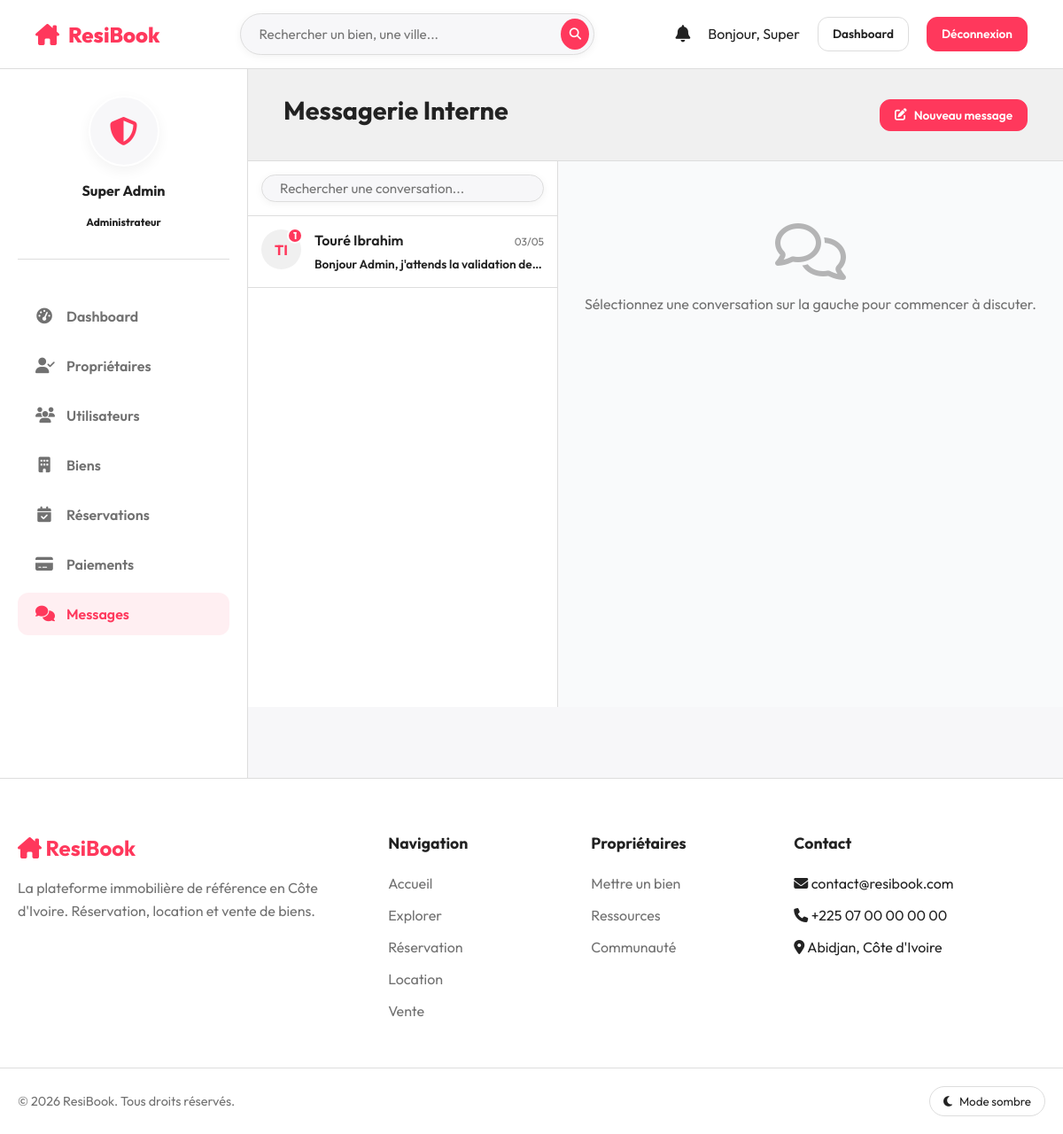
Screenshot of /admin/messages (signed in) with the database file from the repository.
### tables this page shows
CREATE TABLE `messages` (
  `id` INT AUTO_INCREMENT PRIMARY KEY,
  `sender_id` INT NOT NULL,
  `receiver_id` INT NOT NULL,
  `property_id` INT DEFAULT NULL,
  `subject` VARCHAR(255) DEFAULT NULL,
  `message` TEXT NOT NULL,
  `is_read` TINYINT(1) DEFAULT 0,
  `created_at` TIMESTAMP DEFAULT CURRENT_TIMESTAMP,
  FOREIGN KEY (`sender_id`) REFERENCES `users`(`id`) ON DELETE CASCADE,
  FOREIGN KEY (`receiver_id`) REFERENCES `users`(`id`) ON DELETE CASCADE,
  FOREIGN KEY (`property_id`) REFERENCES `properties`(`id`) ON DELETE SET NULL,
  INDEX `idx_conversation` (`sender_id`, `receiver_id`)
);

### app/controllers/AdminController.php (called while the page is built, shortened)
<?php
class AdminController extends Controller {
    public function messages() {
        $msgModel = $this->model('Message');
        $conversations = $msgModel->getConversations($_SESSION['user_id']);
        $contacts = $msgModel->getContacts($_SESSION['user_id'], 1);
        $data = ['title' => 'Messagerie', 'conversations' => $conversations, 'contacts' => $contacts];
        $this->view('admin/messages', $data);
    }
}

### core/Router.php (called while the page is built, shortened)
<?php
class Router {
    protected $currentMethod = 'index';
    public function __construct() {
        $url = $this->getUrl();
        if (isset($url[0]) && file_exists(APPROOT . '/controllers/' . ucwords($url[0]) . 'Controller.php')) {
            unset($url[0]);
        }
        $this->currentController = new $this->currentController;
        if (isset($url[1])) {
            if (method_exists($this->currentController, $url[1])) {
                $this->currentMethod = $url[1];
                unset($url[1]);
            }
        }
        $this->params = $url ? array_values($url) : [];
        call_user_func_array([$this->currentController, $this->currentMethod], $this->params);
    }
    public function getUrl() {
        if (isset($_GET['url'])) {
            $url = rtrim($_GET['url'], '/');
            $url = filter_var($url, FILTER_SANITIZE_URL);
            $url = explode('/', $url);
            return $url;
        }
        return [];
    }
}

### index.php (called while the page is built, shortened)
<?php
require_once 'config/Database.php';
require_once 'core/Router.php';
require_once 'core/Controller.php';
$router = new Router();

### config/Database.php (called while the page is built, shortened)
<?php
class Database {
    private $host = DB_HOST;
    private $user = DB_USER;
    private $pass = DB_PASS;
    private $dbname = DB_NAME;
    private $dbh;
    private $stmt;
    public function __construct() {
        $dsn = 'mysql:host=' . $this->host . ';dbname=' . $this->dbname . ';charset=utf8mb4';
        $options = array(
            PDO::ATTR_PERSISTENT => true,
            PDO::ATTR_ERRMODE => PDO::ERRMODE_EXCEPTION,
            PDO::ATTR_DEFAULT_FETCH_MODE => PDO::FETCH_OBJ
        );
        try {
            $this->dbh = new PDO($dsn, $this->user, $this->pass, $options);
        } catch(PDOException $e) {
            $this->error = $e->getMessage();
            echo $this->error;
        }
    }
    public function query($sql) {
        $this->stmt = $this->dbh->prepare($sql);
    }
    public function bind($param, $value, $type = null) {
        if (is_null($type)) {
            switch (true) {
                case is_int($value):
                    $type = PDO::PARAM_INT;
                    break;
            }
        }
        $this->stmt->bindValue($param, $value, $type);
    }
    public function execute() {
        return $this->stmt->execute();
    }
    public function resultSet() {
        $this->execute();
        return $this->stmt->fetchAll();
    }
}

### app/models/Message.php (called while the page is built, shortened)
<?php
class Message {
    private $db;
    public function __construct() {
        $this->db = new Database;
    }
    public function getConversations($user_id) {
        $this->db->query('SELECT m.*,
            CASE WHEN m.sender_id = :uid THEN m.receiver_id ELSE m.sender_id END as other_user_id,
            u.first_name, u.last_name, u.avatar, u.role_id,
            (SELECT COUNT(*) FROM messages m2 WHERE m2.sender_id = CASE WHEN m.sender_id = :uid2 THEN m.receiver_id ELSE m.sender_id END AND m2.receiver_id = :uid3 AND m2.is_read = 0) as unread_count
            FROM messages m
            JOIN users u ON u.id = CASE WHEN m.sender_id = :uid4 THEN m.receiver_id ELSE m.sender_id END
            WHERE m.id IN (
                SELECT MAX(id) FROM messages WHERE sender_id = :uid5 OR receiver_id = :uid6 GROUP BY LEAST(sender_id, receiver_id), GREATEST(sender_id, receiver_id)
            )
            ORDER BY m.created_at DESC');
        $this->db->bind(':uid', $user_id);
        $this->db->bind(':uid2', $user_id);
        $this->db->bind(':uid3', $user_id);
        $this->db->bind(':uid4', $user_id);
        $this->db->bind(':uid5', $user_id);
        $this->db->bind(':uid6', $user_id);
        return $this->db->resultSet();
    }
    public function getContacts($user_id, $role_id) {
        if ($role_id == 1) {
            $this->db->query('SELECT id, first_name, last_name, role_id, avatar FROM users WHERE id != :uid ORDER BY first_name');
        } elseif ($role_id == 2) {
            $this->db->query('SELECT DISTINCT u.id, u.first_name, u.last_name, u.role_id, u.avatar FROM users u
                WHERE u.role_id = 1 OR u.id IN (SELECT r.client_id FROM reservations r JOIN properties p ON r.property_id = p.id WHERE p.owner_id = :uid)
                ORDER BY u.first_name');
        } else {
            $this->db->query('SELECT DISTINCT u.id, u.first_name, u.last_name, u.role_id, u.avatar FROM users u
                WHERE u.role_id = 1 OR u.id IN (SELECT p.owner_id FROM reservations r JOIN properties p ON r.property_id = p.id WHERE r.client_id = :uid)
                ORDER BY u.first_name');
        }
        $this->db->bind(':uid', $user_id);
        return $this->db->resultSet();
    }
}

### app/views/admin/messages.php (the view, shortened to what this page needs)
<?php require APPROOT . '/views/inc/header.php'; ?>
<div class="dashboard-layout">
    <?php
    if ($_SESSION['user_role'] == 1) require APPROOT . '/views/inc/sidebar_admin.php';
    elseif ($_SESSION['user_role'] == 2) require APPROOT . '/views/inc/sidebar_owner.php';
    else require APPROOT . '/views/inc/sidebar_client.php';
    ?>
    <main class="main-content" style="display: flex; flex-direction: column; height: calc(100vh - 80px); padding: 0;">
        <div style="padding: 25px 40px; border-bottom: 1px solid var(--border); background: var(--bg-light); display: flex; justify-content: space-between; align-items: center;">
            <h2 style="font-size: 1.8rem;">Messagerie Interne</h2>
            <button class="btn btn-primary btn-sm" onclick="document.getElementById('new-msg-modal').style.display='flex'"><i class="fa-solid fa-pen-to-square"></i> Nouveau message</button>
        </div>
        <div style="display: flex; flex: 1; overflow: hidden; background: var(--white);">
            <div style="width: 350px; border-right: 1px solid var(--border); display: flex; flex-direction: column;">
                <div style="padding: 15px; border-bottom: 1px solid var(--border);">
                    <div class="search-bar" style="width: 100%;">
                        <input type="text" placeholder="Rechercher une conversation..." style="width: 100%;">
                    </div>
                </div>
                <div style="flex: 1; overflow-y: auto;" id="conversations-list">
                    <?php if(empty($data['conversations'])): ?>
                        <div style="padding: 30px; text-align: center; color: var(--text-muted);">Aucune conversation.</div>
                    <?php else: foreach($data['conversations'] as $conv): ?>
                        <div class="conv-item" onclick="loadThread(<?= $conv->other_user_id; ?>, '<?= addslashes(htmlspecialchars($conv->first_name . ' ' . $conv->last_name)); ?>')" data-uid="<?= $conv->other_user_id; ?>" style="padding: 15px; border-bottom: 1px solid var(--border); cursor: pointer; display: flex; gap: 15px; transition: var(--transition);">
                            <div style="position: relative;">
                                <div style="width: 45px; height: 45px; border-radius: 50%; background: var(--bg-light); display: flex; align-items: center; justify-content: center; font-weight: bold; color: var(--primary);">
                                    <?= substr($conv->first_name, 0, 1) . substr($conv->last_name, 0, 1); ?>
                                </div>
                                <?php if($conv->unread_count > 0): ?>
                                    <span style="position: absolute; top: -2px; right: -2px; background: var(--primary); color: white; width: 18px; height: 18px; border-radius: 50%; font-size: 0.7rem; display: flex; align-items: center; justify-content: center; font-weight: bold; border: 2px solid white;"><?= $conv->unread_count; ?></span>
                                <?php endif; ?>
                            </div>
                            <div style="flex: 1; overflow: hidden;">
                                <div style="display: flex; justify-content: space-between; align-items: baseline;">
                                    <h4 style="font-weight: 600; font-size: 1rem; margin: 0; white-space: nowrap; overflow: hidden; text-overflow: ellipsis;"><?= htmlspecialchars($conv->first_name . ' ' . $conv->last_name); ?></h4>
                                    <span style="font-size: 0.75rem; color: var(--text-muted);"><?= date('d/m', strtotime($conv->created_at)); ?></span>
                                </div>
                                <p style="margin: 5px 0 0; font-size: 0.85rem; color: <?= $conv->unread_count > 0 ? 'var(--text-main)' : 'var(--text-muted)'; ?>; font-weight: <?= $conv->unread_count > 0 ? '600' : '400'; ?>; white-space: nowrap; overflow: hidden; text-overflow: ellipsis;">
                                    <?= ($conv->sender_id == $_SESSION['user_id'] ? 'Vous: ' : '') . htmlspecialchars($conv->message); ?>
                                </p>
                            </div>
                        </div>
                    <?php endforeach; endif; ?>
                </div>
            </div>
            <div style="flex: 1; display: flex; flex-direction: column; background: #f9fafb;">
                <div id="thread-messages" style="flex: 1; padding: 20px; overflow-y: auto; display: flex; flex-direction: column; gap: 15px;">
                    <div style="text-align: center; color: var(--text-muted); margin-top: 50px;">
                        <i class="fa-regular fa-comments" style="font-size: 4rem; opacity: 0.5; margin-bottom: 15px;"></i>
                        <p>Sélectionnez une conversation sur la gauche pour commencer à discuter.</p>
                    </div>
                </div>
            </div>
        </div>
    </main>
</div>
<?php require APPROOT . '/views/inc/footer.php'; ?>

### public/css/style.css (style rules this page uses)
:root { --primary: #FF385C; --primary-dark: #D70466; --secondary: #00A699; --success: #008A05; --warning: #FFB400; --danger: #E12C32; --text-main: #222222; --text-muted: #717171; --bg-main: #F7F7F9; --bg-light: #F0F0F0; --white: #FFFFFF; --border: #DDDDDD; --radius-sm: 8px; --radius-md: 12px; --radius-lg: 24px; --transition: all 0.3s ease; }
* { margin: 0; padding: 0; box-sizing: border-box; font-family: 'Outfit', sans-serif; }
body { background-color: var(--bg-main); color: var(--text-main); font-size: 16px; line-height: 1.5; transition: background-color 0.3s, color 0.3s; }
h1, h2, h3, h4, h5, h6 { color: var(--text-main); font-weight: 700; margin-bottom: 10px; }
.btn { display: inline-flex; align-items: center; justify-content: center; gap: 8px; font-weight: 600; text-align: center; white-space: nowrap; vertical-align: middle; cursor: pointer; user-select: none; border: 1px solid transparent; padding: 12px 24px; font-size: 1rem; border-radius: var(--radius-md); transition: var(--transition); }
.btn-sm { padding: 8px 16px; font-size: 0.85rem; }
.btn-primary { color: #fff; background-color: var(--primary); border-color: var(--primary); }
.dashboard-layout { display: flex; min-height: 100vh; background-color: var(--bg-main); }
.main-content { flex: 1; padding: 40px; overflow-y: auto; }
.search-bar { position: relative; display: flex; align-items: center; background: var(--bg-main); border: 1px solid var(--border); border-radius: 50px; padding: 5px 5px 5px 20px; width: 400px; box-shadow: 0 2px 10px rgba(0,0,0,0.05); transition: var(--transition); }
.search-bar input { border: none; outline: none; background: transparent; width: 100%; font-size: 0.95rem; color: var(--text-main); }

### rows the page displays
messages: first_name "T", last_name "I", unread_count "1", last_name "Touré Ibrahim", created_at "03/05", message "Bonjour Admin, j'attends la validation de…"

### other values shown
explode(' ', $_SESSION['user_name'])[0] "Super"
